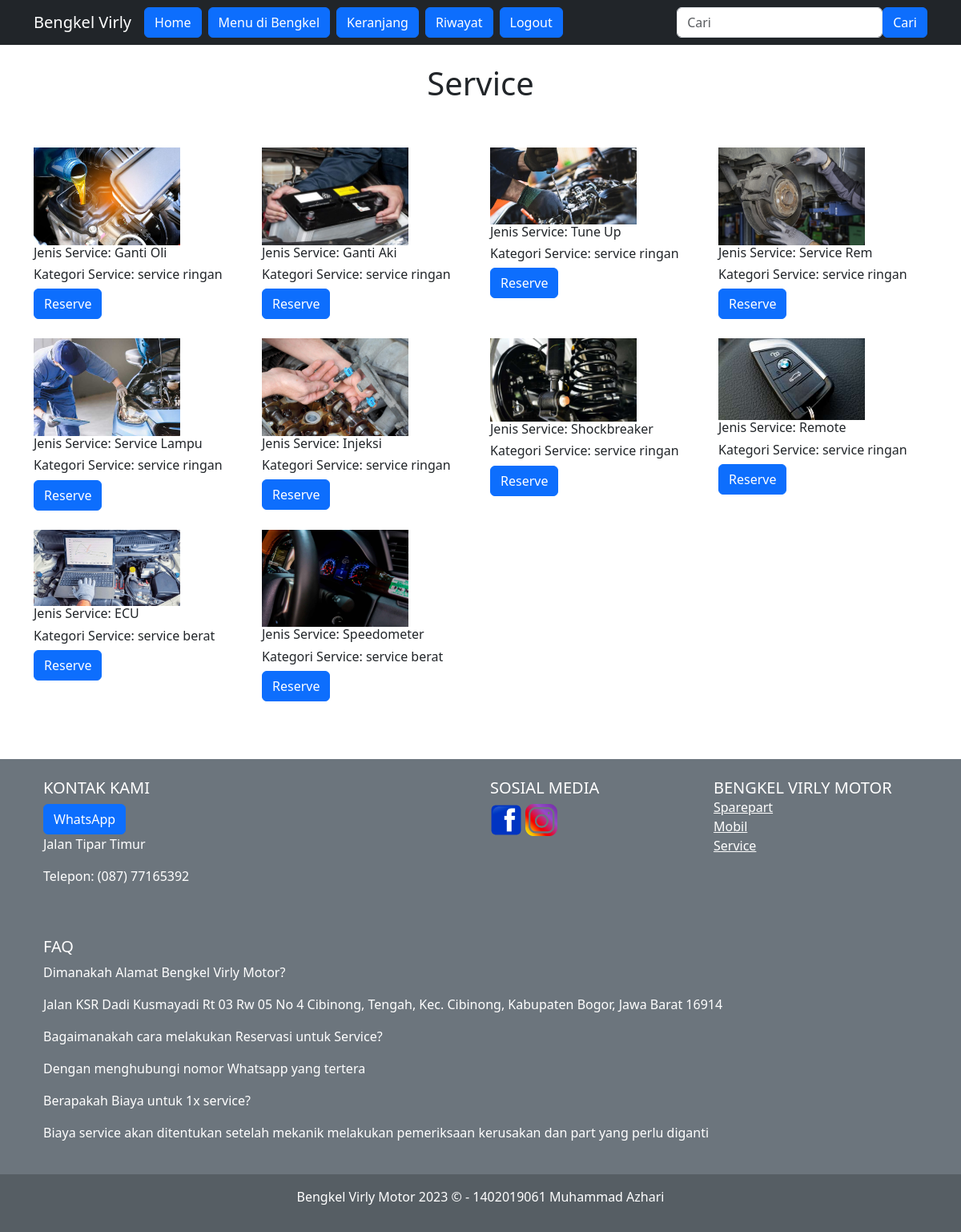
The app's page /service.php (signed in) with its own data.
### tables this page shows
CREATE TABLE `services` (
  `id` int(11) NOT NULL,
  `nama` varchar(100) NOT NULL,
  `kategori_services` varchar(100) NOT NULL,
  `harga` int(11) NOT NULL,
  `foto` varchar(100) NOT NULL,
  `kategori` int(11) NOT NULL
);

CREATE TABLE `faq` (
  `id` int(11) NOT NULL,
  `pertanyaan` text DEFAULT NULL,
  `jawaban` text DEFAULT NULL
);

### service.php (the view, shortened to what this page needs)
<?php
include 'koneksi.php';
?>
<!DOCTYPE html>
<html lang="en">
<head>
    <link href="bootstrap-5.3.0-alpha3-dist/css/bootstrap.min.css" rel="stylesheet">
</head>
<body>
    <?php include 'header.php'; ?>
    <div class="container">
        <br>
        <div class="services">
            <div align="center">
                <h1>Service</h1>
            </div>
        </div>
        <br><br>
        <div class="row">
            <?php
            $ambil = $koneksi->query("SELECT * FROM services WHERE kategori = 1");
            while ($perproduk = $ambil->fetch_assoc()) {
            ?>
            <div class="col-md-3">
                <div class="thumbnail">
                    <img src="asets/services/<?php echo $perproduk['foto']; ?>" style="width: 70%;">
                    <div class="caption">
                    <h6>Jenis Service: <?php echo $perproduk['nama']; ?></h6>
                    <h6>Kategori Service: <?php echo $perproduk['kategori_services']; ?></h4>
                    <a href="https://wa.me/0895365253632" class="btn btn-primary">Reserve</a>
                    </div>
                </div>
                <br>
            </div>
            <?php } ?>
        </div>
    </div>
    <br><br>
    <?php include 'footer.php'; ?>
</body>
</html>

### footer.php (shortened to what this page needs)
<section>
    <footer class="bg-secondary text-white text-center text-md-start">
        <div class="container p-4">
            <div class="row">
                <div class="col-lg-6 col-md-12 mb-4 mb-md-0">
                    <h5 class="text-uppercase">Kontak Kami</h5>
                    <a href="https://wa.me/08777165392" class="btn btn-primary">WhatsApp</a>
                    <p>
                        Jalan Tipar Timur
                    </p>
                    <p>Telepon: (087) 77165392</p>
                </div>
                <div class="col-lg-3 col-md-6 mb-4 mb-md-0">
                    <h5 class="text-uppercase">Sosial Media</h5>
                    <div class="foto">
                        <a href="https://www.facebook.com/"><img src="asets/gambar/footer/facebook.png" width="40px" height="40px"></a>
                        <a href="https://www.instagram.com/mhmmdazhari24/"><img src="asets/gambar/footer/instagram.png" width="40px" height="40px"></a>
                    </div>
                </div>
                <div class="col-lg-3 col-md-6 mb-4 mb-md-0">
                    <h5 class="text-uppercase mb-0">Bengkel Virly Motor</h5>
                    <ul class="list-unstyled">
                        <li>
                            <a href="sparepart.php" class="text-white">Sparepart</a>
                        </li>
                        <li>
                            <a href="mobil.php" class="text-white">Mobil</a>
                        </li>
                        <li>
                            <a href="service.php" class="text-white">Service</a>
                        </li>
                    </ul>
                </div>
            </div>
        </div>
        <div class="container p-4">
            <h5 class="text-uppercase">FAQ</h5>
            <ul class="list-unstyled">
                <?php
                    $ambil = $koneksi->query("SELECT * FROM faq");
                    while ($faq = $ambil->fetch_assoc()) {
                ?>
                <li>
                <p><?php echo $faq['pertanyaan']; ?></p>
                <p><?php echo $faq['jawaban']; ?></p>
                </li>
                <?php
            }
                ?>
            </ul>
        </div>
        <div class="text-center p-3" style="background-color: rgba(0, 0, 0, 0.2);">
            <p> Bengkel Virly Motor 2023 &copy; - 1402019061 Muhammad Azhari</p>
        </div>
    </footer>
</section>

### footer.php (style rules this page uses)
Footer { position: relative; bottom: 0; width: 100%; }

### records on screen
services: foto (picture), nama "Ganti Oli", kategori_services "service ringan"
services: foto (picture), nama "Ganti Aki", kategori_services "service ringan"
services: foto (picture), nama "Tune Up", kategori_services "service ringan"
services: foto (picture), nama "Service Rem", kategori_services "service ringan"
services: foto (picture), nama "Service Lampu", kategori_services "service ringan"
services: foto (picture), nama "Injeksi", kategori_services "service ringan"
services: foto (picture), nama "Shockbreaker", kategori_services "service ringan"
services: foto (picture), nama "Remote", kategori_services "service ringan"
services: foto (picture), nama "ECU", kategori_services "service berat"
services: foto (picture), nama "Speedometer", kategori_services "service berat"
faq: pertanyaan "Dimanakah Alamat Bengkel Virly Motor?", jawaban "Jalan KSR Dadi Kusmayadi Rt 03 Rw 05 No 4 Cibinong, Tengah, Kec. Cibinong, Kabupaten Bogor, Jawa Barat 16914"
faq: pertanyaan "Bagaimanakah cara melakukan Reservasi untuk Service?", jawaban "Dengan menghubungi nomor Whatsapp yang tertera"
faq: pertanyaan "Berapakah Biaya untuk 1x service?", jawaban "Biaya service akan ditentukan setelah mekanik melakukan pemeriksaan kerusakan dan part yang perlu diganti"
